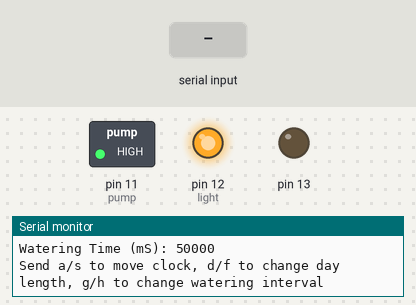
The sketch below on a simulated Arduino Uno, built with avr-gcc and run on an emulated ATmega328P. Shown: switched loads named in the sketch (green lamp = pin HIGH), output pins drawn as LEDs (lit = HIGH), the last lines printed to the serial monitor. The test bench sets the inputs (shaded band).

Above: at 1.3 s.
1.4 s: "a" received over Serial
At 2.7 s:
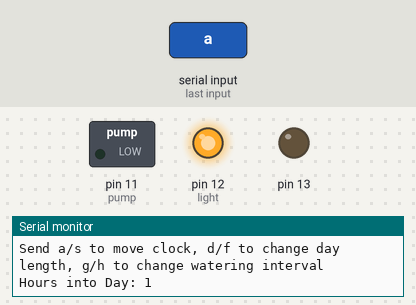
5.9 s: "s" received over Serial
At 7.1 s:
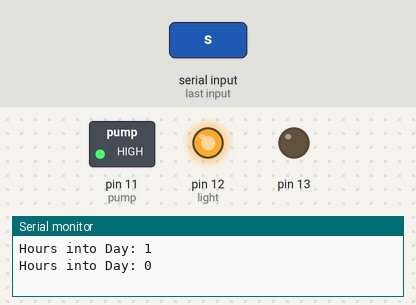
7.4 s: "s" received over Serial
At 8.5 s:
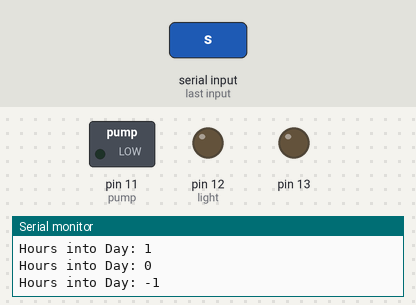
Timing chart, 0 to 9.9 s (numbered marks = the images above; inputs shaded):
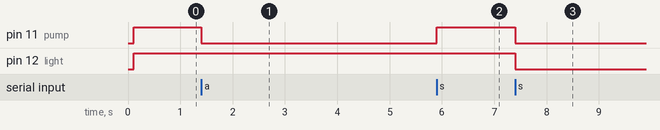

The sketch:

simple_out4.ino
```cpp
int led=13;
int light=12;
int pump=11;

unsigned long hour = 60*60*1000;
int Hclk=0;
unsigned long days=1;


float HoursLight=14;

int waterIntHours=6;
unsigned long waterTime=50000;

int watered=-1;

unsigned long clk=millis();
unsigned long Wclk=0;

int incomingByte = 0;   // for incoming serial data

void setup() {
  pinMode(13, OUTPUT);
  pinMode(12, OUTPUT);
  pinMode(11, OUTPUT);
  Serial.begin(9600);
  Serial.print("Hours of Daylight: ");
  Serial.println(HoursLight);
  Serial.print("Watering Interval (hours): ");
  Serial.println(waterIntHours);
  Serial.print("Watering Time (mS): ");
  Serial.println(waterTime);
  Serial.println();
  Serial.println();
  Serial.println("Send a/s to move clock, d/f to change day length, g/h to change watering interval" );
}
void checkHour(){
  if (millis()>clk+hour || millis()<clk){
    Hclk=Hclk+1;
    clk=millis();
    Serial.print("Hours into Day: ");
    Serial.println(Hclk);
  }
  if(Hclk==24){
    Hclk=0;
    days=days+1;
    Serial.print("Day: ");
    Serial.println(days);
  }
  if(Hclk<0)Hclk=23;
}

void checkLight(){
  if(Hclk<HoursLight){
    digitalWrite(light,HIGH);
  }
  else {
    digitalWrite(light,LOW);
  }
}

void checkWater(){
  if(Hclk%waterIntHours==0 && watered==-1){
    //Serial.println("pump on");
    watered=0;
    Wclk=millis();
  }
  if(millis()<Wclk+waterTime && millis()>Wclk && watered==0){
    digitalWrite(pump,HIGH);
        //Serial.println("pump on");
  }
  else{
    digitalWrite(pump,LOW);
    //if (watered==0 && millis()<Wclk+waterTime) Serial.println("pump off");
    watered==-1;
  }
  if(Hclk%waterIntHours!=0){
    watered=-1;
  }
}

void loop() {
  checkHour();
  checkLight();
  checkWater();
  checkSerial();
  //analogWrite(13,255*float(float((millis()-clk))/4000));
  //delay(1000);
  //analogWrite(13,255*float(float((millis()-Wclk))/4000));
  //delay(1000);
  //analogWrite(13,0);
  //delay(2000);
}
void checkSerial(){

        // send data only when you receive data:
        if (Serial.available() > 0) {
                // read the incoming byte:
                incomingByte = Serial.read();
                if(incomingByte == 97) moveClockF();
                else if(incomingByte == 115) moveClockB();
                else if(incomingByte == 100) moreLight();
                else if(incomingByte == 102) lessLight();
                else if(incomingByte == 103) moreWater();
                else if(incomingByte == 104) lessWater();
                else if(incomingByte == 106) WaterMoreOften();
                else if(incomingByte == 107) WaterLessOften();
                else{
                  Serial.print("I received: ");
                  Serial.println(incomingByte, DEC);
                }
        }
}
void moveClockF(){
  Hclk=Hclk+1;
  Serial.print("Hours into Day: ");
  Serial.println(Hclk);
}
void moveClockB(){
  Hclk=Hclk-1;
  Serial.print("Hours into Day: ");
  Serial.println(Hclk);
}
void moreLight(){
  HoursLight=HoursLight+1;
  Serial.print("Hours of Light: ");
  Serial.println(HoursLight);
}
void lessLight(){
  HoursLight=HoursLight-1;
  Serial.print("Hours of Light: ");
  Serial.println(HoursLight);
}
void moreWater(){
  waterTime=waterTime+1000;
  Serial.print("mS of Water: ");
  Serial.println(waterTime);
}
void lessWater(){
  waterTime=waterTime-1000;
  Serial.print("mS of Water: ");
  Serial.println(waterTime);
}
void WaterMoreOften(){
  waterIntHours=waterIntHours-1;
  Serial.print("Hours between watering: ");
  Serial.println(waterIntHours);
}
void WaterLessOften(){
  waterIntHours=waterIntHours+1;
  Serial.print("Hours between watering: ");
  Serial.println(waterIntHours);
}
```

Measured:
- after the input at 1.4 s, pin 11 (pump): HIGH → LOW at once
- after the input at 5.9 s, pin 11 (pump): LOW → HIGH at once
- after the input at 7.4 s, pin 11 (pump), pin 12 (light): HIGH → LOW at once
